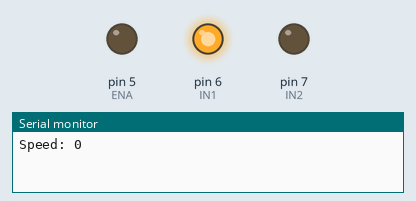
Simulated run of this program. Board: Arduino Uno, built with avr-gcc and run on an emulated ATmega328P. Shown: output pins drawn as LEDs (lit = HIGH), the last lines printed to the serial monitor.

Above: at 0.05 s.
At 2.6 s:
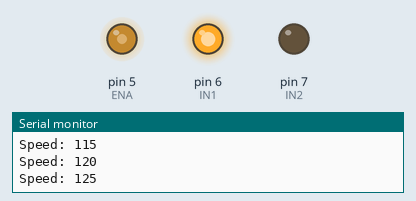
At 5.2 s:
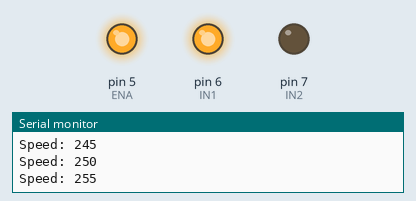
At 10.4 s:
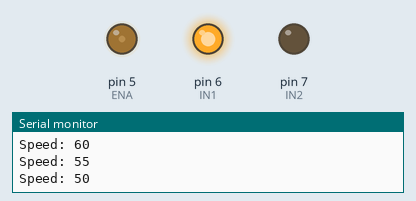
Timing chart, 0 to 16.2 s (numbered marks = the images above):
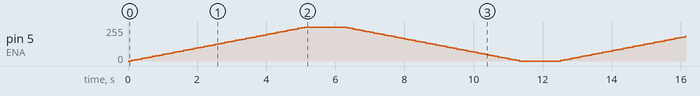

The program:

main.cpp
```cpp
#include <Arduino.h>

#define ENA 5
#define IN1 6
#define IN2 7

void setup()
{
    Serial.begin(9600);
    pinMode(ENA, OUTPUT);
    pinMode(IN1, OUTPUT);
    pinMode(IN2, OUTPUT);

    // Set direction: forward
    digitalWrite(IN1, HIGH);
    digitalWrite(IN2, LOW);
}

void loop()
{
    // Ramp up from slow to fast
    for (int speed = 0; speed <= 255; speed += 5)
    {
        analogWrite(ENA, speed);
        Serial.print("Speed: ");
        Serial.println(speed);
        delay(100);
    }

    delay(1000); // stay at full speed briefly

    // Ramp back down from fast to slow
    for (int speed = 255; speed >= 0; speed -= 5)
    {
        analogWrite(ENA, speed);
        Serial.print("Speed: ");
        Serial.println(speed);
        delay(100);
    }

    delay(1000); // pause at stop before repeating
}
```
